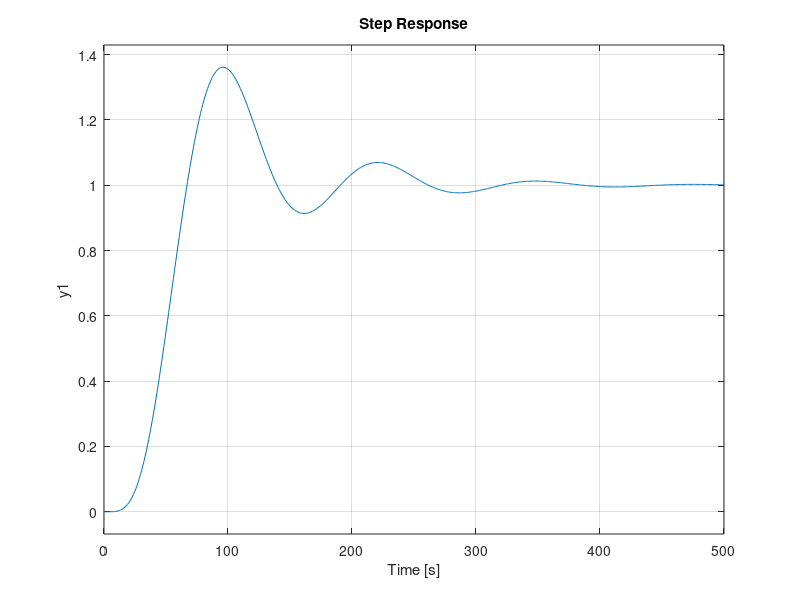

The MATLAB script that drew this image:
clear; close all;

% Implementazione del metodo Ziegler-Nichols a ciclo chiuso (metodo del
% margine di ampiezza).

load datisperimentali.mat
s = zpk('s');
G = 0.8/((10*s+1)^3*(25*s+1)^2);

% Calcolo del margine di ampiezza.
[k_cr,Phi_m,omega_pi,omega_c] = margin(G);

% Determino il periodo critico.
T_cr = 2*pi/omega_pi;

% Implemento il PI.
k_PI = 0.45*k_cr; Ti_PI = 0.85*T_cr;
C_PI = k_PI*(1+1/(s*Ti_PI));
W_PI = feedback(series(C_PI,G),1);

% Implemento il PID.
k_PID = 0.6*k_cr; Ti_PID = 0.5*T_cr; Td_PID = 0.12*T_cr; N = 5;
C_PID = k_PID*(1+1/(s*Ti_PID)+s*Td_PID/(1+s*(Td_PID/N)));
W_PID = feedback(series(C_PID,G),1);

% Implemento il PI-D.
k_PID = 0.6*k_cr; Ti_PID = 0.5*T_cr; Td_PID = 0.12*T_cr; N = 5;
C_PID_PI = k_PID*(1+1/(s*Ti_PID)); 
W_PI_D = series(C_PID_PI,feedback(G,C_PID)); % stessi poli di W_PID, ma diversi zeri

% Risposte al gradino.
hold on;
step(W_PI);
step(W_PID);
step(W_PI_D);